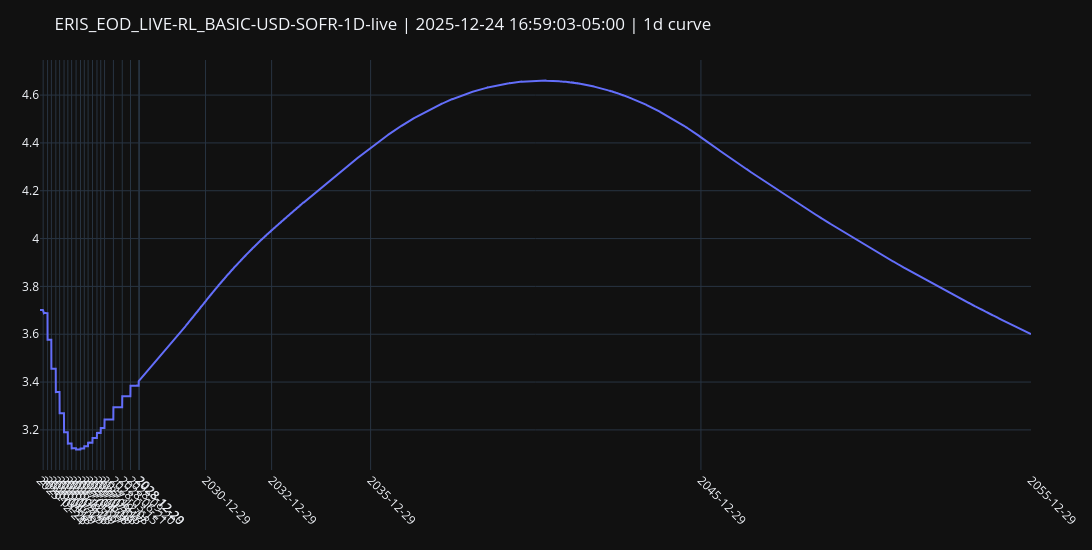

Notebook code cell kept with this figure:
### Code cell
x_data_num, y_data_rate = curve_handle.handle()._plot_rates("1d", left=rl.NoInput(0), right=rl.NoInput(0))
plot_data_dict = dict(zip(x_data_num, [y.real for y in y_data_rate]))

calendar = ql.UnitedStates(ql.UnitedStates.FederalReserve)
filtered_plot_data = {dt: rate for dt, rate in plot_data_dict.items() if calendar.isBusinessDay(ql.Date(dt.day, dt.month, dt.year))}

x_business_days = list(filtered_plot_data.keys())
y_business_rates = list(filtered_plot_data.values())
curve_nodes = curve_handle.handle().nodes._nodes.keys()

# fig, ax = plt.subplots()
# ax.plot(x_business_days, y_business_rates)
# ax.xaxis.set_major_formatter(mdates.DateFormatter("%Y-%m-%d"))
# plt.xticks(rotation=45, ha="right")  # Rotate ticks for better readability
# ax.grid(True, linestyle="--", alpha=0.6)

# ticks = [t.tz_localize(None) if getattr(t, "tzinfo", None) else t for t in curve_nodes]
# ax.set_xticks(mdates.date2num(ticks))
# ax.xaxis.set_major_formatter(mdates.DateFormatter("%Y-%m-%d"))
# plt.title(f"{curve_handle.meta()["id"]} | {curve_handle.meta()["timestamp"]} | 1d")
# plt.xticks(rotation=45)
# plt.tight_layout()
# plt.show()


fig = go.Figure()
fig.add_trace(go.Scatter(x=x_business_days, y=y_business_rates, mode="lines", name="1D"))

tick_vals = [pd.Timestamp(t).tz_localize(None) for t in curve_nodes]
tick_text = [pd.Timestamp(t).strftime("%Y-%m-%d") for t in tick_vals]

fig.update_layout(
    title=f"{curve_handle.meta()["id"]} | {curve_handle.meta()["timestamp"]} | 1d curve",
    template="plotly_dark",
    margin=dict(l=40, r=20, t=60, b=80),
    xaxis=dict(tickmode="array", tickvals=tick_vals, ticktext=tick_text, tickangle=45, showgrid=True),
    height=550,
    width=1200,
    yaxis=dict(showgrid=True),
)
fig.update_xaxes(
    showspikes=True,
    spikecolor="white",
    spikesnap="cursor",
    spikemode="across",
    showgrid=True,
)
fig.update_yaxes(
    showspikes=True,
    spikecolor="white",
    spikesnap="cursor",
    spikethickness=0.5,
    showgrid=True,
)

fig.show()

### Figure 1 — Plotly figure (JSON) as saved in the notebook; plotly's stock layout.template omitted (floating-point values rounded to 4 significant figures; data arrays with more than 128 entries replaced by an {"elided": "..."} marker saying what was removed)
{"data": [{"mode": "lines", "name": "1D", "type": "scatter", "x": {"elided": "7522 str values"}, "y": {"elided": "7522 float values"}}], "layout": {"height": 550, "margin": {"b": 80, "l": 40, "r": 20, "t": 60}, "title": {"text": "ERIS_EOD_LIVE-RL_BASIC-USD-SOFR-1D-live | 2025-12-24 16:59:03-05:00 | 1d curve"}, "width": 1200, "xaxis": {"showgrid": true, "showspikes": true, "spikecolor": "white", "spikemode": "across", "spikesnap": "cursor", "tickangle": 45, "tickmode": "array", "ticktext": ["2025-12-24", "2026-01-28", "2026-03-18", "2026-04-29", "2026-06-17", "2026-07-29", "2026-09-16", "2026-10-28", "2026-12-09", "2027-01-27", "2027-03-17", "2027-04-28", "2027-06-09", "2027-07-28", "2027-09-15", "2027-10-27", "2027-12-08", "2028-03-15", "2028-06-21", "2028-09-20", "2028-12-20", "2028-12-29", "2030-12-29", "2032-12-29", "2035-12-29", "2045-12-29", "2055-12-29"], "tickvals": ["2025-12-24T00:00:00", "2026-01-28T00:00:00", "2026-03-18T00:00:00", "2026-04-29T00:00:00", "2026-06-17T00:00:00", "2026-07-29T00:00:00", "2026-09-16T00:00:00", "2026-10-28T00:00:00", "2026-12-09T00:00:00", "2027-01-27T00:00:00", "2027-03-17T00:00:00", "2027-04-28T00:00:00", "2027-06-09T00:00:00", "2027-07-28T00:00:00", "2027-09-15T00:00:00", "2027-10-27T00:00:00", "2027-12-08T00:00:00", "2028-03-15T00:00:00", "2028-06-21T00:00:00", "2028-09-20T00:00:00", "2028-12-20T00:00:00", "2028-12-29T00:00:00", "2030-12-29T00:00:00", "2032-12-29T00:00:00", "2035-12-29T00:00:00", "2045-12-29T00:00:00", "2055-12-29T00:00:00"]}, "yaxis": {"showgrid": true, "showspikes": true, "spikecolor": "white", "spikesnap": "cursor", "spikethickness": 0.5}}}
